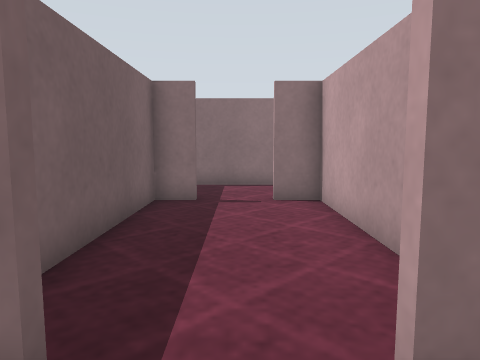
View 1 (above)

24 first-person views from a walk through a Gazebo world. The camera is 0.72 m above the floor, tilts 6° down and sees 70° across. The floor is counted in squares, 0.5 m on a side. Each view is taken from the middle of a square. On the plan, view 1 faces up. The plan holds only what a view shows up to about 15 squares ahead; the rest is blank. The place goes on beyond the plan. Surface patterns are stand-ins for the level's own textures.

View 2
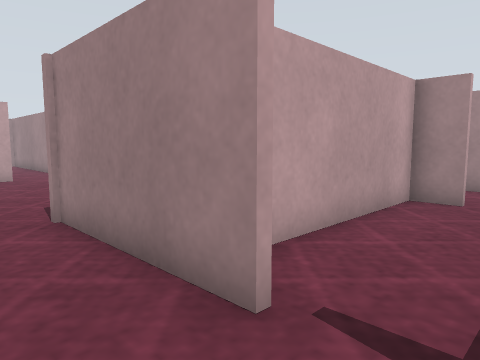

View 3
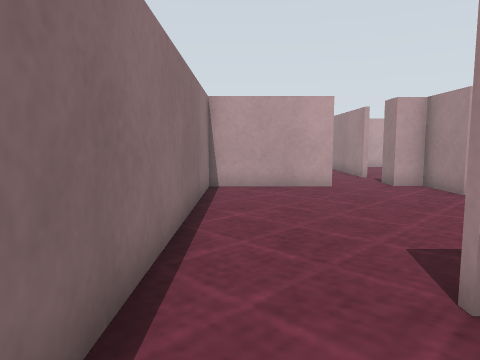

View 4
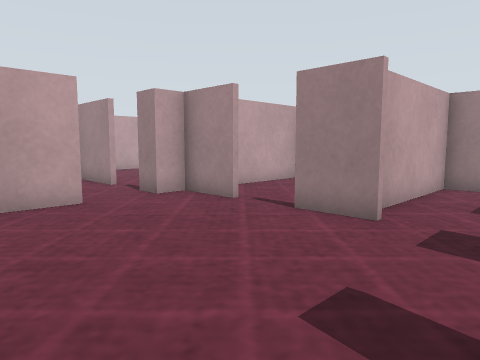

View 5
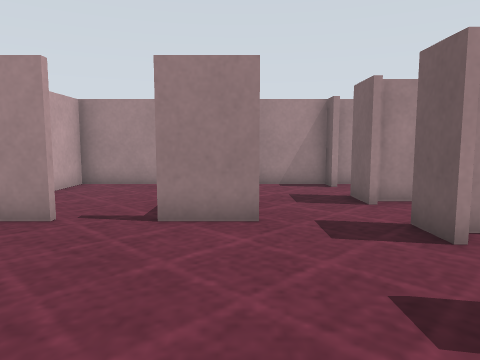

View 6
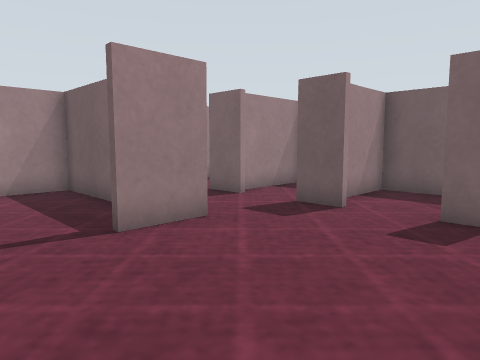

View 7
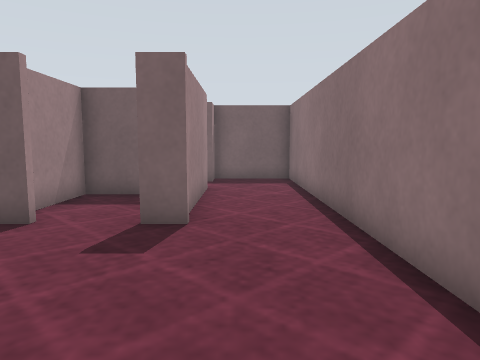

View 8
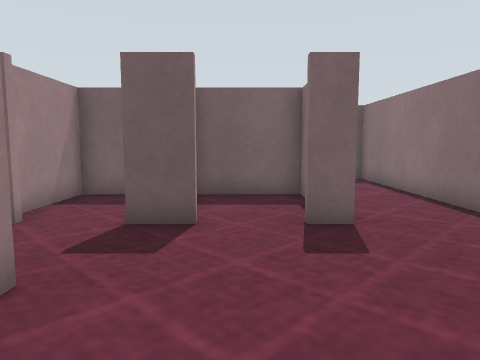

View 9
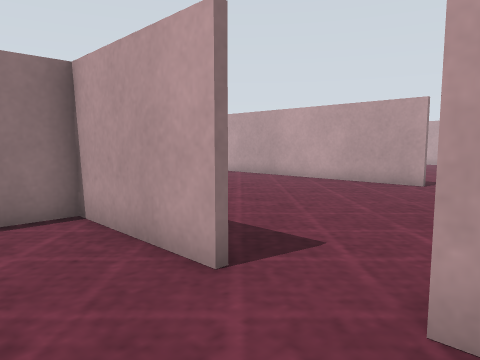

View 10
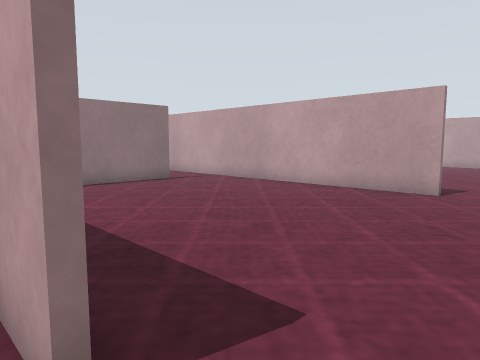

View 11
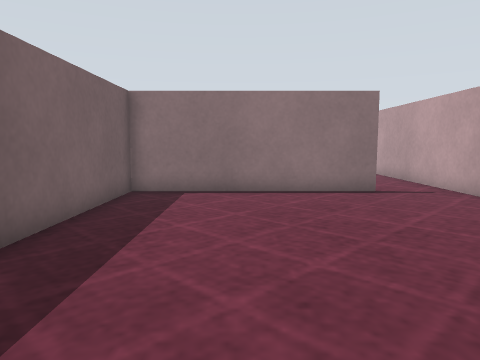

View 12
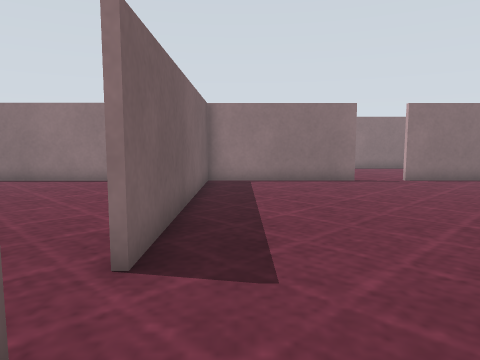

View 13
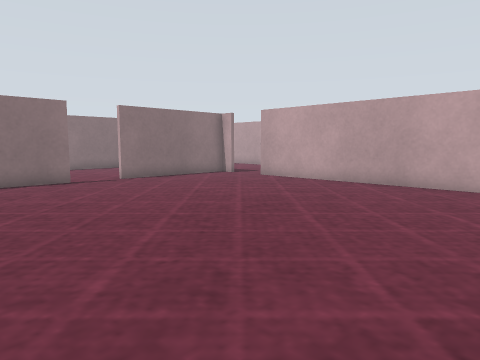

View 14
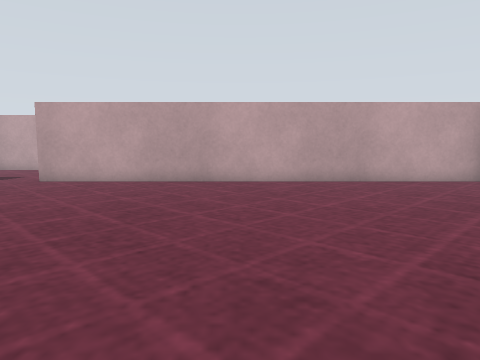

View 15
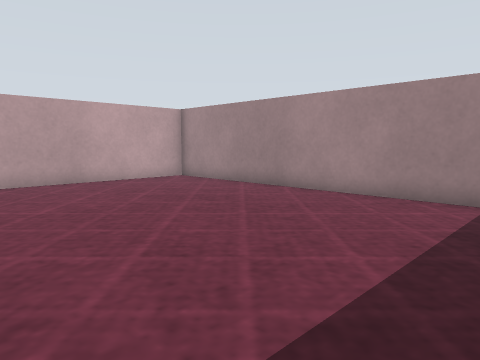

View 16
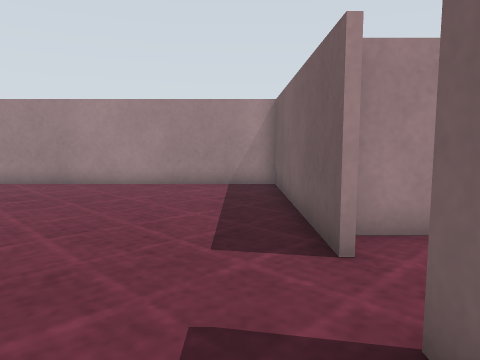

View 17
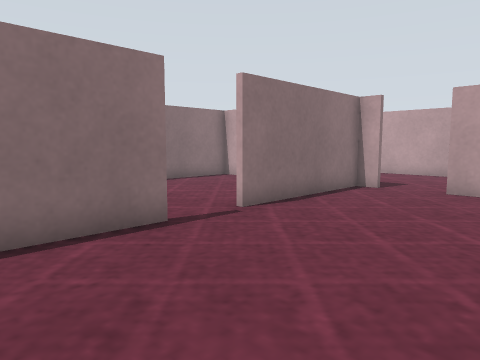

View 18
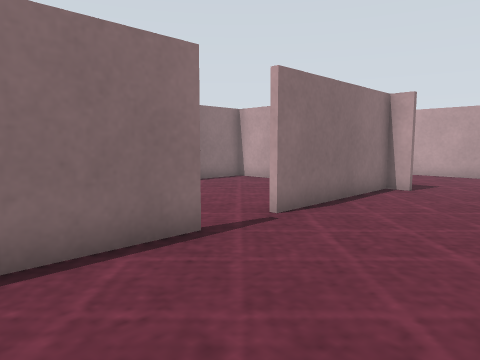

View 19
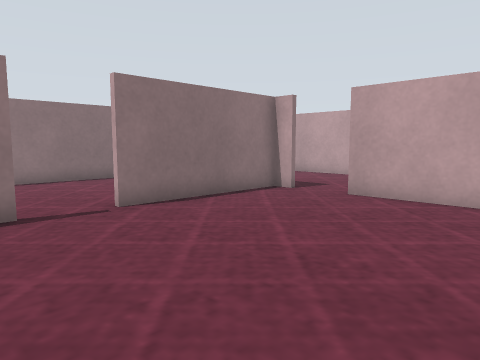

View 20
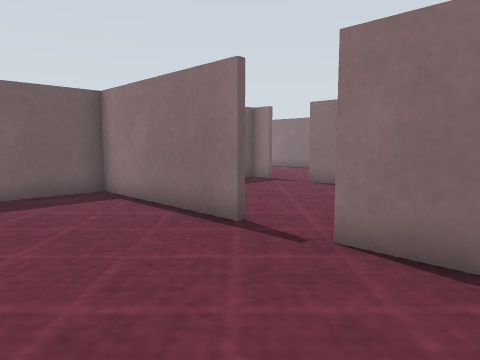

View 21
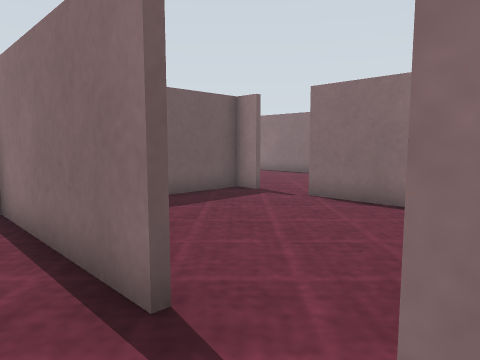

View 22
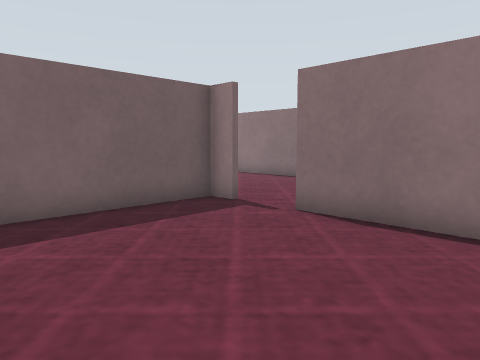

View 23
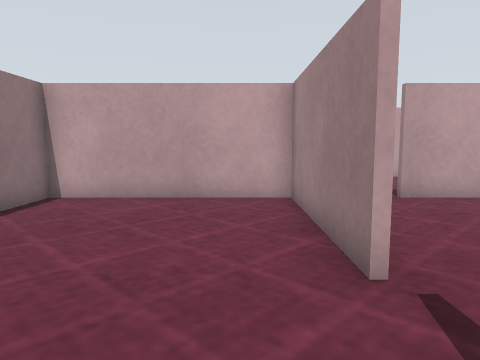

View 24
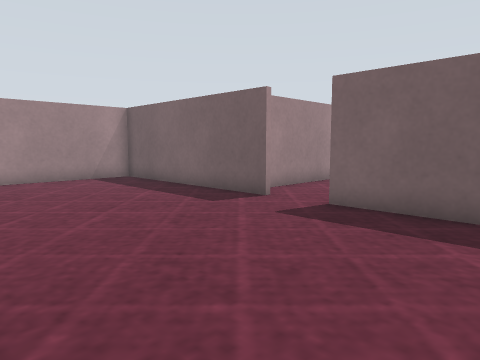

### Floor plan
Points are (right, up) in squares from view 1. A wall is a line through its corners. A room is listed if a view was taken in it or the views show most of it. See-through windows are left out.
Room 1 (views 1, 2, 3, 4, 5, 6, 7, 8, 10)
walls: (3, 8.7) (2.3, 8.7) (2.3, 5.7) (5.4, 5.7); (8.6, 4.7) (10.6, 4.7); (0.8, 8.9) (5.9, 8.9) (5.9, 8.1); (-1.1, 8.7) (-2.2, 8.7) (-2.2, 3.6); (12.5, 4.7) (14.7, 4.7) (14.7, 5.7) (15.8, 5.7); (0.9, 1.8) (2.1, 1.8) (2.1, 8.7) (0.8, 8.7); (14.5, 7.9) (14.5, 12) (-2.2, 12) (-2.2, 8.9) (-1.1, 8.9)
ways out: opening at (11.5, 5) to room 2; opening at (15, 7) to room 3; opening at (7.5, 5) to room 6
Room 2 (view 9)
walls: (9.3, 1.7) (9.3, -1.3) (14.7, -1.3) (14.7, 2.4)
ways out: opening at (11.5, 5) to room 1
Room 3 (view 11)
walls: (24.5, 8.8) (24.5, 19.4); (17.6, 5.7) (24.2, 5.7); (22.3, 18.4) (14.7, 18.4) (14.7, 12.5)
ways out: opening at (15, 7) to room 1; opening at (25, 7.5) to room 4; opening at (16.5, 6); opening at (23.5, 18.5)
Room 4 (views 12, 13, 14, 15, 16, 17, 18, 19, 20, 21, 22, 24)
walls: (24.7, 6.9) (24.7, -1.3) (37.2, -1.3); (30.6, 18.4) (24.7, 18.4) (24.7, 8.8); (38.1, 18.4) (32.5, 18.4); (38.1, -1.2) (38.1, 15.8)
ways out: opening at (25, 7.5) to room 3; opening at (31.5, 18.5) to room 5; opening at (38, 16.5)
Room 5 (view 23)
walls: (32.5, 18.6) (38.1, 18.6); (24.7, 25.1) (24.7, 20.1); (38.1, 17.6) (38.1, 25.1) (27.5, 25.1)
ways out: opening at (31.5, 18.5) to room 4; opening at (26.5, 25)
Room 6 (no view inside)
walls: (5.9, 6.2) (5.9, 4.9); (9.1, 2.5) (9.1, 3.5); (2.3, 3.8) (2.3, 2.5) (5.6, 2.5)
ways out: opening at (7.5, 5) to room 1; opening at (7.5, 2)

Positions as (right, up) in squares from view 1, and headings:
1: (0, 0), facing up
2: (-1, 11), facing down-right
3: (3, 11), facing right
4: (6, 11), facing down-right
5: (9, 11), facing down
6: (13, 10), facing down-left
7: (12, 10), facing left
8: (12, 7), facing left
9: (12, 5), facing up-right
10: (14, 6), facing up-right
11: (18, 8), facing up
12: (26, 5), facing up
13: (26, 5), facing up-right
14: (25, 8), facing right
15: (25, 8), facing down-right
16: (26, 11), facing down
17: (27, 13), facing up-right
18: (27, 14), facing up-right
19: (29, 11), facing up-right
20: (35, 14), facing up-left
21: (33, 17), facing up-left
22: (32, 19), facing up-left
23: (29, 20), facing right
24: (32, 13), facing down-left
